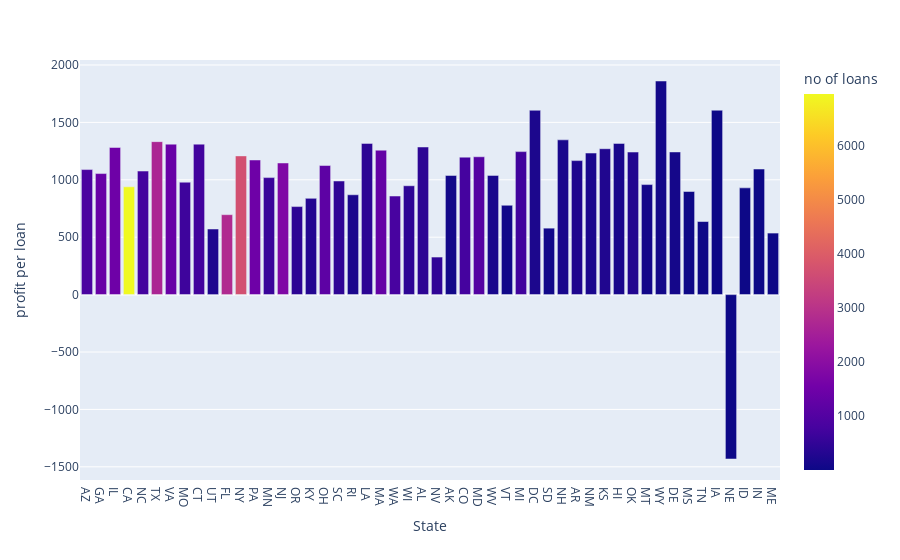

Write notebook code for a chart like this one.
### Markdown cell above
CA makes the most profit for the LC ,but that is expected as the number of loans are the highest

### Code cell
profit_st=pd.DataFrame()
profit_st['State']=Data_LC.addr_state.unique()
profit_st['total_profit']=0
profit_st['no of loans']=0
for x in range (len(profit_st)):
    profit_st.iat[x,1]=sum(Data_LC.Profit[Data_LC.addr_state==profit_st.State[x]])
    profit_st.iat[x,2]=len(Data_LC[Data_LC.addr_state==profit_st.State[x]])
profit_st['profit per loan']=profit_st['total_profit']/profit_st['no of loans']
#plt.figure(figsize=(20,8))
#sns.barplot(x=profit_st.State,y=profit_st['profit per loan'])
#plt.show()
fig=px.bar(profit_st,x='State',y='profit per loan',color="no of loans")
fig.show()

### Figure 1 — Plotly figure (JSON) as saved in the notebook; plotly's stock layout.template omitted (floating-point values rounded to 4 significant figures)
{"data": [{"alignmentgroup": "True", "hovertemplate": "State=%{x}<br>profit per loan=%{y}<br>no of loans=%{marker.color}<extra></extra>", "legendgroup": "", "marker": {"color": [849, 1359, 1478, 6949, 750, 2659, 1369, 670, 726, 252, 2781, 3698, 1468, 605, 1790, 435, 311, 1178, 459, 194, 427, 1297, 818, 440, 435, 479, 78, 766, 1023, 172, 53, 704, 211, 62, 166, 235, 183, 255, 166, 287, 83, 80, 113, 19, 17, 5, 5, 6, 9, 3], "coloraxis": "coloraxis", "pattern": {"shape": ""}}, "name": "", "offsetgroup": "", "orientation": "v", "showlegend": false, "textposition": "auto", "type": "bar", "x": ["AZ", "GA", "IL", "CA", "NC", "TX", "VA", "MO", "CT", "UT", "FL", "NY", "PA", "MN", "NJ", "OR", "KY", "OH", "SC", "RI", "LA", "MA", "WA", "WI", "AL", "NV", "AK", "CO", "MD", "WV", "VT", "MI", "DC", "SD", "NH", "AR", "NM", "KS", "HI", "OK", "MT", "WY", "DE", "MS", "TN", "IA", "NE", "ID", "IN", "ME"], "xaxis": "x", "y": [1089.0, 1054.0, 1282.0, 939.0, 1076.0, 1332.0, 1311.0, 979.3, 1311.0, 571.5, 696.3, 1208.0, 1173.0, 1019.0, 1147.0, 766.8, 838.5, 1124.0, 989.6, 869.6, 1317.0, 1258.0, 858.7, 948.1, 1286.0, 327.1, 1038.0, 1197.0, 1201.0, 1039.0, 778.1, 1246.0, 1606.0, 578.9, 1348.0, 1167.0, 1233.0, 1271.0, 1317.0, 1242.0, 958.3, 1861.0, 1243.0, 898.2, 636.6, 1606.0, -1432.0, 929.9, 1094.0, 536.0], "yaxis": "y"}], "layout": {"barmode": "relative", "coloraxis": {"colorbar": {"title": {"text": "no of loans"}}, "colorscale": [[0, "#0d0887"], [0.1111, "#46039f"], [0.2222, "#7201a8"], [0.3333, "#9c179e"], [0.4444, "#bd3786"], [0.5556, "#d8576b"], [0.6667, "#ed7953"], [0.7778, "#fb9f3a"], [0.8889, "#fdca26"], [1, "#f0f921"]]}, "legend": {"tracegroupgap": 0}, "margin": {"t": 60}, "xaxis": {"anchor": "y", "domain": [0, 1], "title": {"text": "State"}}, "yaxis": {"anchor": "x", "domain": [0, 1], "title": {"text": "profit per loan"}}}}
